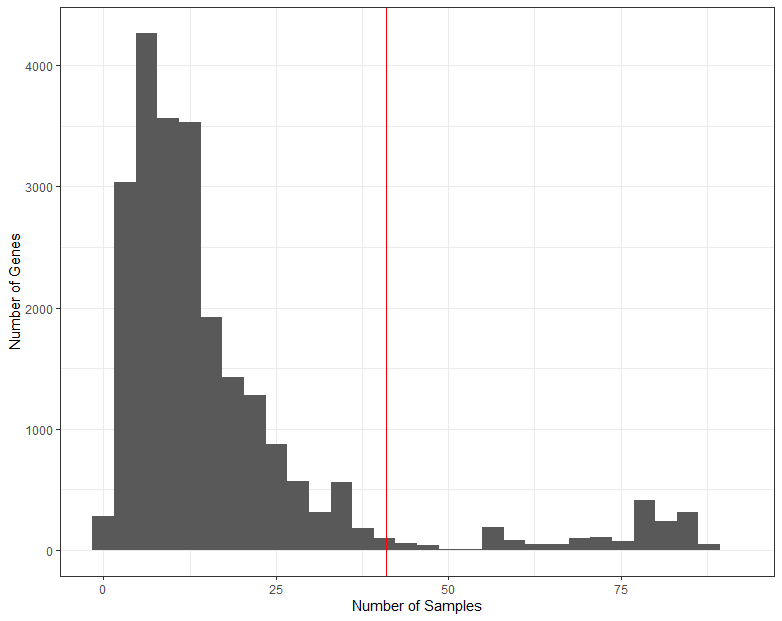

The R source for this figure:
# Distrbibution

require(ggplot2)
require(gridExtra)
library(tidyverse)
library(grid)

brca_data <- read_csv('brca_counts.csv')
cutoffs <- read_csv('cutoffs.csv')

brca_high = t(brca_data)
colnames(brca_high) = c('id', 'high', 'neutral', 'low', 'average')
brca_high = as_tibble(brca_high[-1,]) %>%
  mutate(high = as.numeric(high))

plt = ggplot(brca_high, aes(high)) +
  geom_histogram() +
  geom_vline(xintercept=cutoff, color='red') +
  theme_bw() +
  xlab("Number of Samples") +
  ylab("Number of Genes")

plt
